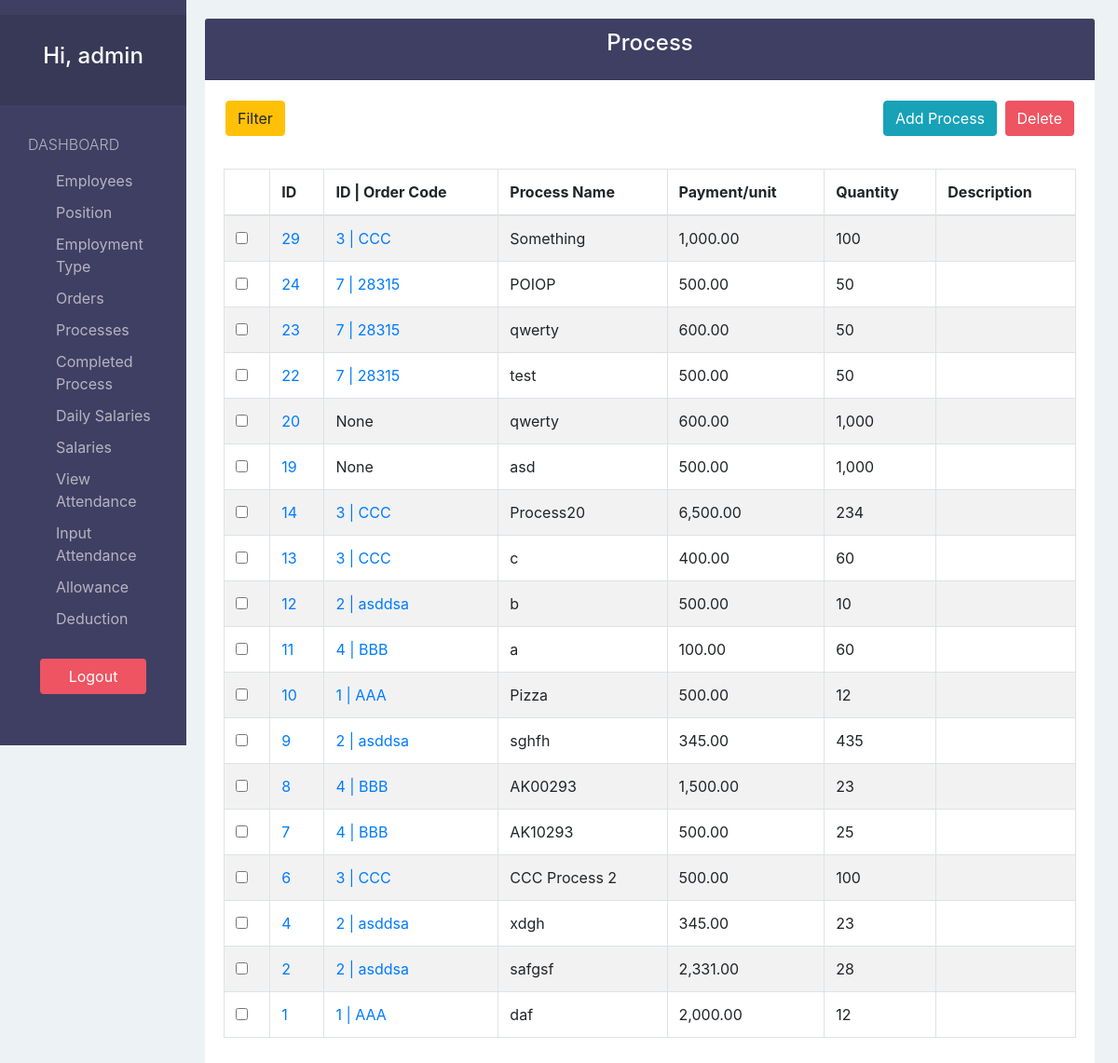
Page /process/ (signed in) on the earlier database version.
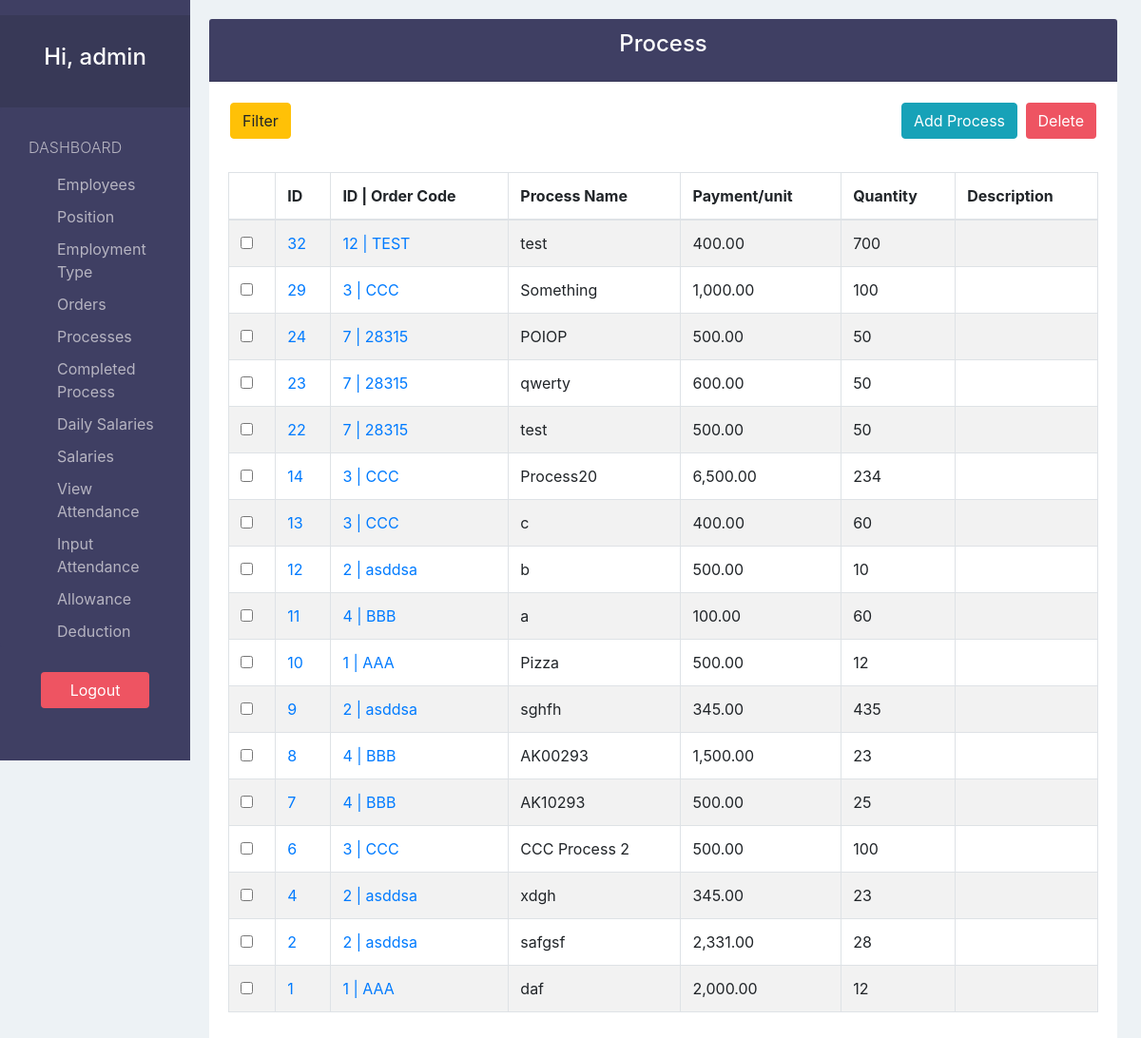
Same page on the later database version.
### payrollApp/models.py (models this page shows, shortened)
class Process(models.Model):
  orderID     = models.ForeignKey('Order', default=None, null=True, on_delete=models.CASCADE)
  name        = models.CharField(max_length=200)
  price       = models.DecimalField(decimal_places=2, max_digits=100, validators=[MinValueValidator(0, message="Price can't be less than 0")])
  quantity    = models.PositiveIntegerField()
  description = models.TextField(blank=True, null=True)

class Order(models.Model):
  code         = models.CharField(max_length=50, unique=True)
  name         = models.CharField(max_length=200)
  quantity     = models.PositiveIntegerField()
  description  = models.TextField(blank=True, null=True)
  dateCreated  = models.DateTimeField(auto_now_add=True)
  lastModified = models.DateTimeField(auto_now=True)
  def __str__(self):
    return str(self.id)+" | "+self.code

### payrollApp/views.py (the view)
# urls.py: path('process/', views.process_view, name="process"),
@login_required(login_url='login')
def process_view(request):
  processes = Process.objects.all().order_by('-id')
  flag   = True
  if not processes:
    flag=False
  orders = Order.objects.exists()
  orderFlag=True
  if not orders:
    orderFlag=False
  myFilter = ProcessFilter(request.GET, queryset=processes)
  processes = myFilter.qs
  context = {
    'processes':processes,
    'orderFlag':orderFlag,
    'flags':flag,
    'myFilter':myFilter
  }
  return render(request, "process/process.html", context)

### payrollApp/templatetags/customtags.py (called while the page is built)
@register.filter(name='getID')
def getID(value):
  if value != str('None'):
    return int(value.split("|")[0])
  else:
    return 'None'

### payrollApp/templates/process/process.html (shortened to what this page needs)
{% extends 'view_base.html' %}
{% load customtags %}
{% load humanize %}
{% load bootstrap4 %}
{% block viewTitle %}Process{% endblock %}
{% block addBtn %}
  {% if orderFlag %}
    <a href="{% url 'create-process' %}?next={{ request.path }}" class="btn btn-info">Add Process</a>
  {% else %}
    <a href="{% url 'create-order' %}" class="btn btn-info">Add Order</a>
  {% endif %}
{% endblock %}
{% block columns %}
  {% if flags %}
    {% block form %}
      <form action="{% url 'delete-process'%}?next={{ request.path }}" method="POST">{% csrf_token %}
    {% endblock %}
    <th></th>
    <th>ID</th>
    <th>ID | Order Code</th>
    <th>Process Name</th>
    <th>Payment/unit</th>
    <th>Quantity</th>
    <th>Description</th>
  {% endif %}
{% endblock %}
{% block tbodyContent %}
  {% if not flags %}
  <h3>No Process</h3>
  {% else %}
    {% for process in processes %}
      <tr>
        <td><input type="checkbox" name="selected" value="{{ process.id }}"></td>
        <td scope="row"><a href="{% url 'edit-process' process.id %}?next={{ request.path }}">{{ process.id }}</a></td>
        <td>{% if process.orderID %}
            <a href="{% url 'process-of-order' process.orderID|escape|getID %}">{{ process.orderID }}</a>
          {% else %}
            {{ process.orderID }}
          {% endif %}</td>
        <td>{{ process.name }}</td>
        <td>{{ process.price|intcomma }}</td>
        <td>{{ process.quantity|intcomma }}</td>
        <td>{{ process.description|slice:"0:15" }}{% if process.description|length > 15 %}...{% endif %}</td>
      </tr>
    {% endfor %}
  {% endif %}
{% endblock %}

### payrollApp/templates/view_base.html (shortened to what this page needs)
{% extends 'real_base.html' %}
{% load static %}
{% block page %}
  <div class="card">
    <div class="card-header bg-blue">
      <h4 class="card-title text-center text-white">{% block viewTitle %}{% endblock %}</h4>
    </div>
    <div class="card-body">
      <div class="flex">
        <div class="text-right" style="padding-bottom: 17px;">
          <button class="btn btn-warning searchBtn">
            Filter
          </button>
          {% block addBtn %}{% endblock %}
          <button type="button" class="btn btn-pink" data-toggle="modal" data-target="#deleteConf" id="delBtn" >
            Delete
          </button>
        </div>
      </div>
        {% block form %}{% endblock %}
      <table class="table table-bordered table-hover table-striped {% if orders %} table-responsive-lg {% elif positions %} {% else %} table-responsive-md {% endif %} ">
        <thead>
          <tr class="bg-gray">
            {% block columns %}{% endblock %}
          </tr>
      </thead>
      <tbody>
        {% block tbodyContent %}
        {% endblock %}
      </tbody>
      </table>
      </form>
    </div>
  </div>
{% endblock %}

### payrollApp/templates/real_base.html (shortened to what this page needs)
{% load static %}
<!DOCTYPE html>
<html lang="en">
<head>
  <link rel="stylesheet" href="{% static 'css/bootstrap.min.css' %}">
  <link rel="stylesheet" href="{% static 'css/style.css' %}">
</head>
<body>
  <div class="container-fluid">
    <div class="col-lg-2 col-md-2 col-sm-3 sidebar">
      {% include 'sidebar.html' %}
    </div>
    <div class="col-lg-10 offset-lg-2 col-md-10 offset-md-2 col-sm-9 offset-sm-3 content">
      {% block page %} {% endblock %}
    </div>
  </div>
</body>
</html>

### payrollApp/templates/sidebar.html (shortened to what this page needs)
{% url 'employee' as employee_url %}
{% url 'position' as position_url %}
{% url 'employmentType' as employmentType_url %}
{% url 'order' as order_url %}
{% url 'process' as process_url %}
{% url 'completedProcess' as completedProcess_url %}
{% url 'dailySalary' as dailySalary_url %}
{% url 'inputDate-salary' as inputDateSalary_url %}
{% url 'inputDate-attendance' as inputDateAttendance_url %}
{% url 'attendance' as attendance_url %}
  <div>
    <nav class="navbar navbar-dark navbar-expand-sm">
    </nav>
    <div class="collapse" id="navbarToggleExternalContent">
      <div class="navbar-nav">
        <div class="text-center text-white sidebarHeader">
          <h4>Hi, {{ request.user.username }}</h4>
        </div>
        <div class="list-group">
          <span class="text-uppercase">Dashboard</span>
          <a href="{% url 'employee' %}" class="list-group-item {% if request.path == employee_url %}  active {% endif %}">Employees</a>
          <a href="{% url 'position' %}" class="list-group-item {% if request.path == position_url %} active {% endif %}">Position</a>
          <a href="{% url 'employmentType' %}" class="list-group-item {% if request.path == employmentType_url %} active {% endif %}">Employment Type</a>
          <a href="{% url 'order' %}"
            class="list-group-item {% if request.path == order_url %} active {% endif %}">Orders
          </a>
          <a href="{% url 'process' %}" class="list-group-item {% if request.path == process_url %} active {% endif %}">Processes</a>
          <a href="{% url 'completedProcess' %}" class="list-group-item {% if request.path == completedProcess_url %} active {% endif %}">Completed Process</a>
          <a href="{% url 'dailySalary' %}" class="list-group-item {% if request.path == dailySalary_url %} active {% endif %}">Daily Salaries</a>
          <a href="{% url 'inputDate-salary' %}" class="list-group-item {% if request.path == inputDateSalary_url %} active {% endif %}">Salaries</a>
          <a href="{% url 'attendance' %}" class="list-group-item {% if request.path == attendance_url %} active {% endif %}">View Attendance</a>
          <a href="{% url 'inputDate-attendance' %}" class="list-group-item {% if request.path == inputDateAttendance_url %} active {% endif %}">Input Attendance</a>
          <a href="{% url 'allowance' %}" class="list-group-item {% if request.path == allowance_url %} active {% endif %}">Allowance</a>
          <a href="{% url 'deduction' %}" class="list-group-item {% if request.path == deduction_url %} active {% endif %}">Deduction</a>
        </div>
        <div class="text-center m-4">
          <a href="{% url 'logout' %}" class="btn btn-pink">Logout</a>
        </div>
      </div>
    </div>
  </div>

### payrollApp/static/css/style.css (style rules this page uses)
body { padding-top: 20px; background-color: #EDF2F5; overflow: auto; }
.bg-blue { background-color: #3F3F63; }
.text-white { color:white; }
.btn-pink { color: white; background-color: #EE5462; }
.sidebar { height: 100vh; position: fixed; top: 0; left: 0; padding: 0; background-color: #3F3F63; overflow: auto; }
.sidebarHeader { padding: 30px 10px; font-weight: bold; font-size: 15px; background-color: #383957; }
.sidebar .list-group { padding: 0; background-color: #3F3F63; }
.sidebar .list-group > span { color: #B6B4C1; display: block; margin-top: 20px; padding: 10px 30px; font-size: 16px; font-weight: 300; }
.sidebar .list-group .list-group-item, .sidebar .list-group .list-group-item:focus { background-color: #3F3F63; color: #B6B4C1; border: 0; padding-left: 60px; padding-right: 30px; padding-top: 5px; padding-bottom: 5px; }
.sidebar > div:last-child .btn { width: 75%; }
.content { padding: 0 10px; }
.content .card { border: none; }
.table > thead > tr > th, .table > thead > tr >td { vertical-align: middle; }
.btn { margin: 2px; }
.searchBtn { float:left; }
@media only screen and (min-width: 576px) { .collapse:not(.show) { display: block !important; } }

Differences in the rows shown:
removed Process: id "20", orderID "None", name "qwerty", price "600.00", quantity "1,000"
removed Process: id "19", orderID "None", name "asd", price "500.00", quantity "1,000"
added Process: id "32", orderID "12 | TEST", name "test", price "400.00", quantity "700"
